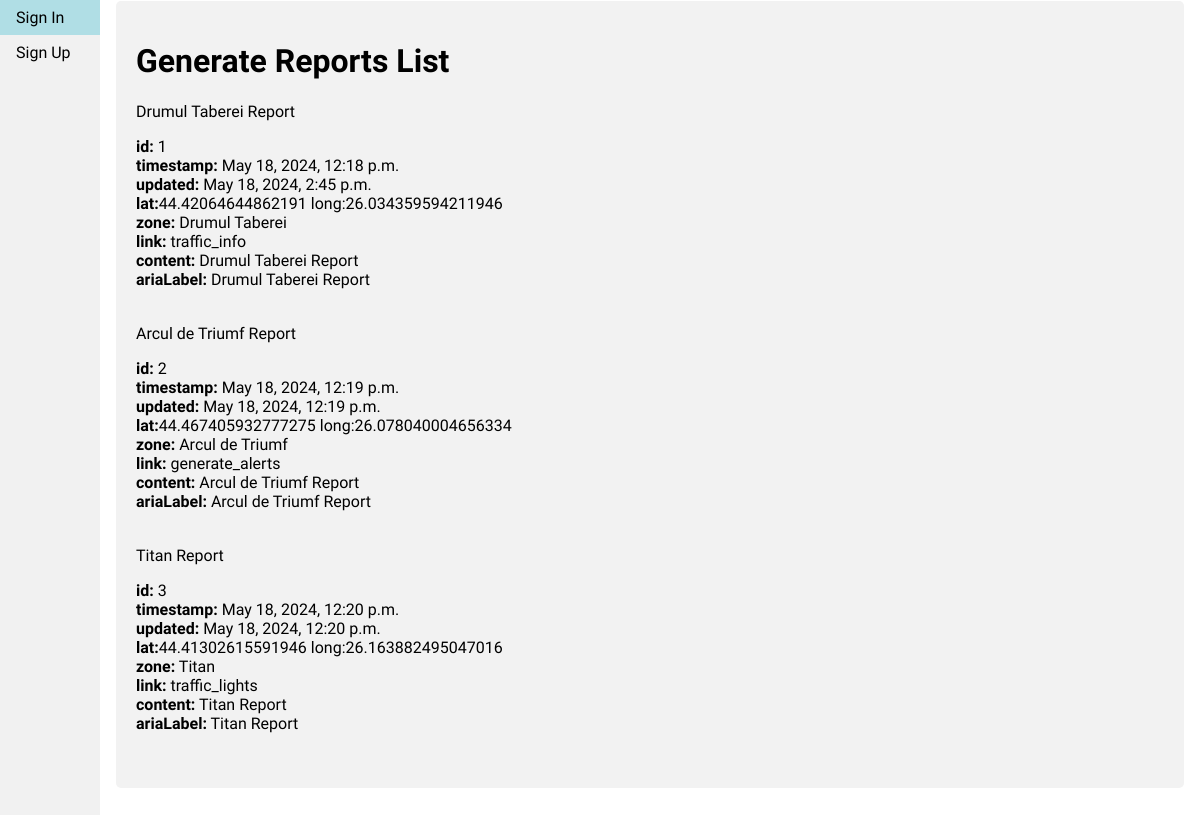
/generateReportsList, run on the app's committed database.
### users_tutorial/models.py (models this page shows, shortened)
class GenerateReport(models.Model):
	timestamp = models.DateTimeField(auto_now_add=True)
	updated = models.DateTimeField(auto_now=True)
	lat = models.FloatField()
	lng = models.FloatField()
	zone = models.CharField(max_length=100)
	link = models.URLField(max_length=200)
	content = models.CharField(max_length=300)
	ariaLabel = models.CharField(max_length=100)
	title = models.CharField(max_length=100)

### users_tutorial/views.py (the view)
# urls.py: path('generateReportsList', views.generateReportsList, name="generateReportsList"),
def generateReportsList(request):
	generate_reports_list = GenerateReport.objects.all()
	return render(request, 'lists/generate_reports_list.html', {'generate_reports_list': generate_reports_list})

### templates/lists/generate_reports_list.html (shortened to what this page needs)
{% extends 'base.html' %}
{% load static %}
{% block content %}
    <div class='container'>
        <h1>Generate Reports List</h1>
        {% for report in generate_reports_list %}
            <div class="card">
                <div class="card-header"> {{ report.title }} </div>
                <div class="card-body">
                    <p class="card-text">
                        <strong>id:</strong> {{ report.id }}</br>
                        <strong>timestamp:</strong> {{ report.timestamp }}</br>
                        <strong>updated:</strong> {{ report.updated }}</br>
                        <strong>lat:</strong>{{ report.lat }} long:{{ report.lng }}</br>
                        <strong>zone:</strong> {{ report.zone }}</br>
                        <strong>link:</strong> {{ report.link }}</br>
                        <strong>content:</strong> {{ report.content }}</br>
                        <strong>ariaLabel:</strong> {{ report.ariaLabel }}</br>
                    </p>
                </div>
            </div>
        {% endfor %}
    </div>
{% endblock %}

### static/main.css (style rules this page uses)
* { box-sizing: border-box; }
body { font-family: 'Courier Prime', monospace; padding: 0; margin: 0; }
body, html { height: 100%; }
::placeholder { color: #2a2a2a; font-family: 'Courier Prime', monospace; }
.container { border-radius: 5px; background-color: #f2f2f2; padding: 20px; }

### data on the page
GenerateReport: title "Drumul Taberei Report", id "1", timestamp "May 18, 2024, 12:18 p.m.", updated "May 18, 2024, 2:45 p.m.", lat "44.42064644862191", lng "26.034359594211946", zone "Drumul Taberei", link "traffic_info", content "Drumul Taberei Report", ariaLabel "Drumul Taberei Report"
GenerateReport: title "Arcul de Triumf Report", id "2", timestamp "May 18, 2024, 12:19 p.m.", updated "May 18, 2024, 12:19 p.m.", lat "44.467405932777275", lng "26.078040004656334", zone "Arcul de Triumf", link "generate_alerts", content "Arcul de Triumf Report", ariaLabel "Arcul de Triumf Report"
GenerateReport: title "Titan Report", id "3", timestamp "May 18, 2024, 12:20 p.m.", updated "May 18, 2024, 12:20 p.m.", lat "44.41302615591946", lng "26.163882495047016", zone "Titan", link "traffic_lights", content "Titan Report", ariaLabel "Titan Report"
